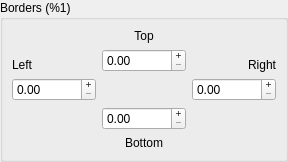
           <widget class="QGroupBox" name="m_paperBordersGroup" >
            <property name="title" >
             <string>Borders (%1)</string>
            </property>
            <layout class="QGridLayout" >
             <property name="margin" >
              <number>9</number>
             </property>
             <property name="spacing" >
              <number>6</number>
             </property>
             <item row="0" column="1" >
              <widget class="QLabel" name="m_paperBordersTopLabel" >
               <property name="text" >
                <string>Top</string>
               </property>
               <property name="alignment" >
                <set>Qt::AlignBottom|Qt::AlignHCenter</set>
               </property>
              </widget>
             </item>
             <item row="1" column="0" >
              <widget class="QLabel" name="m_paperBordersLeftLabel" >
               <property name="text" >
                <string>Left</string>
               </property>
               <property name="alignment" >
                <set>Qt::AlignBottom|Qt::AlignLeading|Qt::AlignLeft</set>
               </property>
              </widget>
             </item>
             <item row="1" column="2" >
              <widget class="QLabel" name="m_paperBordersRightLabel" >
               <property name="text" >
                <string>Right</string>
               </property>
               <property name="alignment" >
                <set>Qt::AlignBottom|Qt::AlignRight|Qt::AlignTrailing</set>
               </property>
              </widget>
             </item>
             <item row="4" column="1" >
              <widget class="QLabel" name="m_paperBordersBottomLabel" >
               <property name="text" >
                <string>Bottom</string>
               </property>
               <property name="alignment" >
                <set>Qt::AlignHCenter|Qt::AlignTop</set>
               </property>
              </widget>
             </item>
             <item row="1" column="1" >
              <widget class="QtPosteRazorSpinBox" name="m_paperBorderTopInput" >
               <property name="sizePolicy" >
                <sizepolicy vsizetype="Fixed" hsizetype="Maximum" >
                 <horstretch>0</horstretch>
                 <verstretch>0</verstretch>
                </sizepolicy>
               </property>
               <property name="buttonSymbols" >
                <enum>QAbstractSpinBox::PlusMinus</enum>
               </property>
               <property name="maximum" >
                <double>999999.000000000000000</double>
               </property>
              </widget>
             </item>
             <item row="2" column="2" >
              <widget class="QtPosteRazorSpinBox" name="m_paperBorderRightInput" >
               <property name="sizePolicy" >
                <sizepolicy vsizetype="Fixed" hsizetype="Maximum" >
                 <horstretch>0</horstretch>
                 <verstretch>0</verstretch>
                </sizepolicy>
               </property>
               <property name="buttonSymbols" >
                <enum>QAbstractSpinBox::PlusMinus</enum>
               </property>
               <property name="maximum" >
                <double>999999.000000000000000</double>
               </property>
              </widget>
             </item>
             <item row="2" column="0" >
              <widget class="QtPosteRazorSpinBox" name="m_paperBorderLeftInput" >
               <property name="sizePolicy" >
                <sizepolicy vsizetype="Fixed" hsizetype="Maximum" >
                 <horstretch>0</horstretch>
                 <verstretch>0</verstretch>
                </sizepolicy>
               </property>
               <property name="buttonSymbols" >
                <enum>QAbstractSpinBox::PlusMinus</enum>
               </property>
               <property name="maximum" >
                <double>999999.000000000000000</double>
               </property>
              </widget>
             </item>
             <item row="3" column="1" >
              <widget class="QtPosteRazorSpinBox" name="m_paperBorderBottomInput" >
               <property name="sizePolicy" >
                <sizepolicy vsizetype="Fixed" hsizetype="Maximum" >
                 <horstretch>0</horstretch>
                 <verstretch>0</verstretch>
                </sizepolicy>
               </property>
               <property name="buttonSymbols" >
                <enum>QAbstractSpinBox::PlusMinus</enum>
               </property>
               <property name="maximum" >
                <double>999999.000000000000000</double>
               </property>
              </widget>
             </item>
            </layout>
           </widget>
